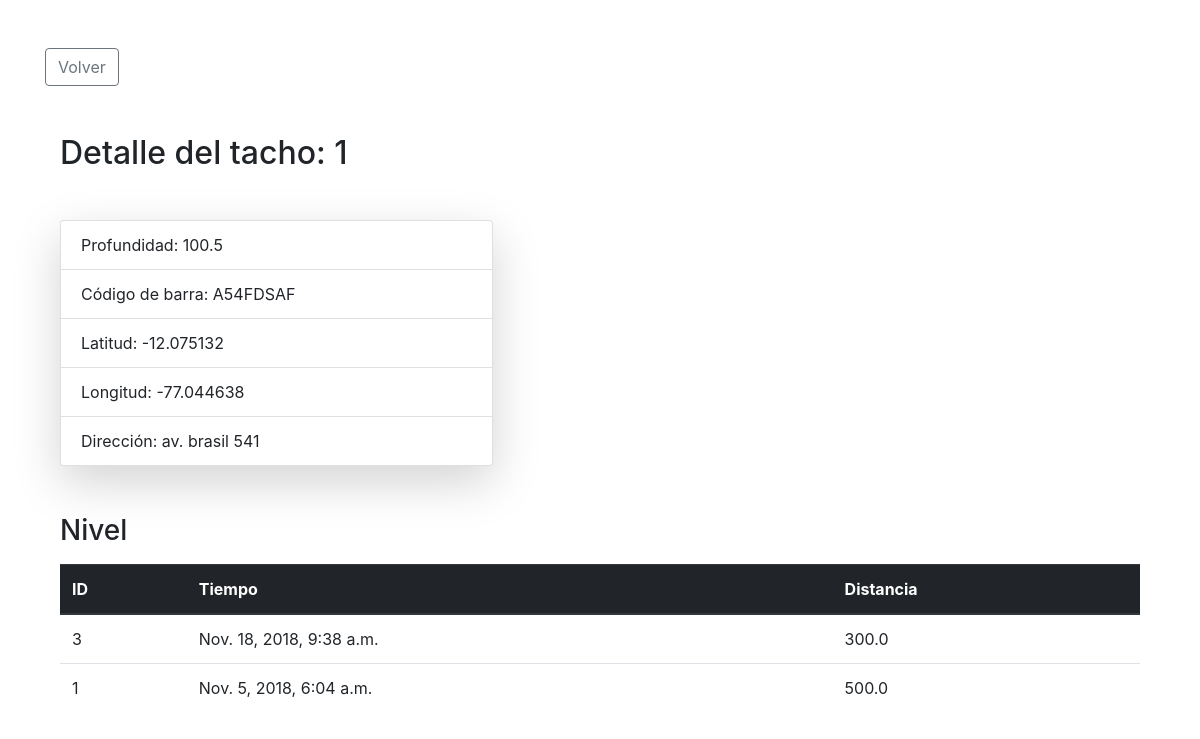
The app's page /cans/1/ (signed in) with its own data.
### trashcan/models.py (models this page shows, shortened)
class TrashCan(models.Model):
    depth = models.FloatField(help_text='Profundidad del tacho.')
    barcode = models.CharField(
        max_length=100,
        null = True,
        blank = True,
    )
    lat = models.FloatField(
        null=True,
        blank = True,
    )
    lng = models.FloatField(
        null=True,
        blank=True,
    )
    address = models.CharField(
        max_length = 300,
        blank = True,
    )
    recyclers = models.ManyToManyField(
        User,
        through='Harvest',
    )
    objects = TrashCanQuerySet.as_manager()
    class Meta:
        db_table = 'trash_can'

class Level(models.Model):
    trash_can = models.ForeignKey(
        TrashCan,
        related_name='levels',
        on_delete=models.CASCADE
    )
    time = models.DateTimeField(
        auto_now_add=True,
    )
    distance = models.FloatField(
        help_text = 'Distancia del cesor a la basura cm'
    )
    objects = LevelQuerySet.as_manager()
    class Meta:
        db_table = 'level'

### trashcan/views.py (the view)
# urls.py: path('<int:pk>/', ListView.as_view(),name = 'can-detail',),
class ListView(View):
    template_name = "trashcan/detalle.html"
    def get(self, request, *args, **kwargs):
        if not request.user.is_authenticated:
            return redirect('home_app:home')
        context = {
            'errors': kwargs.get('errors'),
            'can': TrashCan.objects.filter(pk=kwargs.get('pk')).first(),
            'levels': Level.objects.get_levels(kwargs.get('pk')),
        }
        return render(request, self.template_name, context)

### trashcan/models.py (called while the page is built)
    def get_levels(self, trash_can_pk):
        return self.filter(trash_can=trash_can_pk).order_by('-time')

### templates/trashcan/detalle.html (shortened to what this page needs)
{% load staticfiles %}
<!DOCTYPE html>
<html lang="en">
<head>
    <link rel="stylesheet" href="https://stackpath.bootstrapcdn.com/bootstrap/4.1.3/css/bootstrap.min.css">
</head>
<body>
    <div class="container">
        <div class="mt-5 mb-5">
            <a href="{% url 'trashcan_app:can-list' %}">
                <button type="button" class="btn btn-outline-secondary">Volver</button>
            </a>
        </div>
        <div class="col-md-5">
            <h2>Detalle del tacho: {{can.pk}}</h2>
            <div class="card mt-5 shadow-lg" >
                <ul class="list-group list-group-flush">
                    <li class="list-group-item">Profundidad: {{can.depth}}</li>
                    <li class="list-group-item">Código de barra: {{can.barcode}}</li>
                    <li class="list-group-item">Latitud: {{can.lat}}</li>
                    <li class="list-group-item">Longitud: {{can.lng}}</li>
                    <li class="list-group-item">Dirección: {{can.address}}</li>
                </ul>
            </div>
        </div>
        <div class="col-md-12">
            <h3 class="mt-5 mb-3">Nivel</h3>
                <table class="table">
                    <thead class="thead-dark">
                        <tr>
                            <th scope="col">ID</th>
                            <th scope="col">Tiempo</th>
                            <th scope="col">Distancia</th>
                        </tr>
                    </thead>
                    <tbody>
                        {% for level in  levels %}
                        <tr>
                            <td>{{level.id}}</td>
                            <td>{{level.time}}</td>
                            <td>{{level.distance}}</td>
                        </tr>
                        {% endfor %}
                    </tbody>
                </table>
        </div>
    </div>
</body>
</html>

### records on screen
TrashCan: pk "1", depth "100.5", barcode "A54FDSAF", lat "-12.075132", lng "-77.044638", address "av. brasil 541"
Level: id "3", time "Nov. 18, 2018, 9:38 a.m.", distance "300.0"
Level: id "1", time "Nov. 5, 2018, 6:04 a.m.", distance "500.0"
